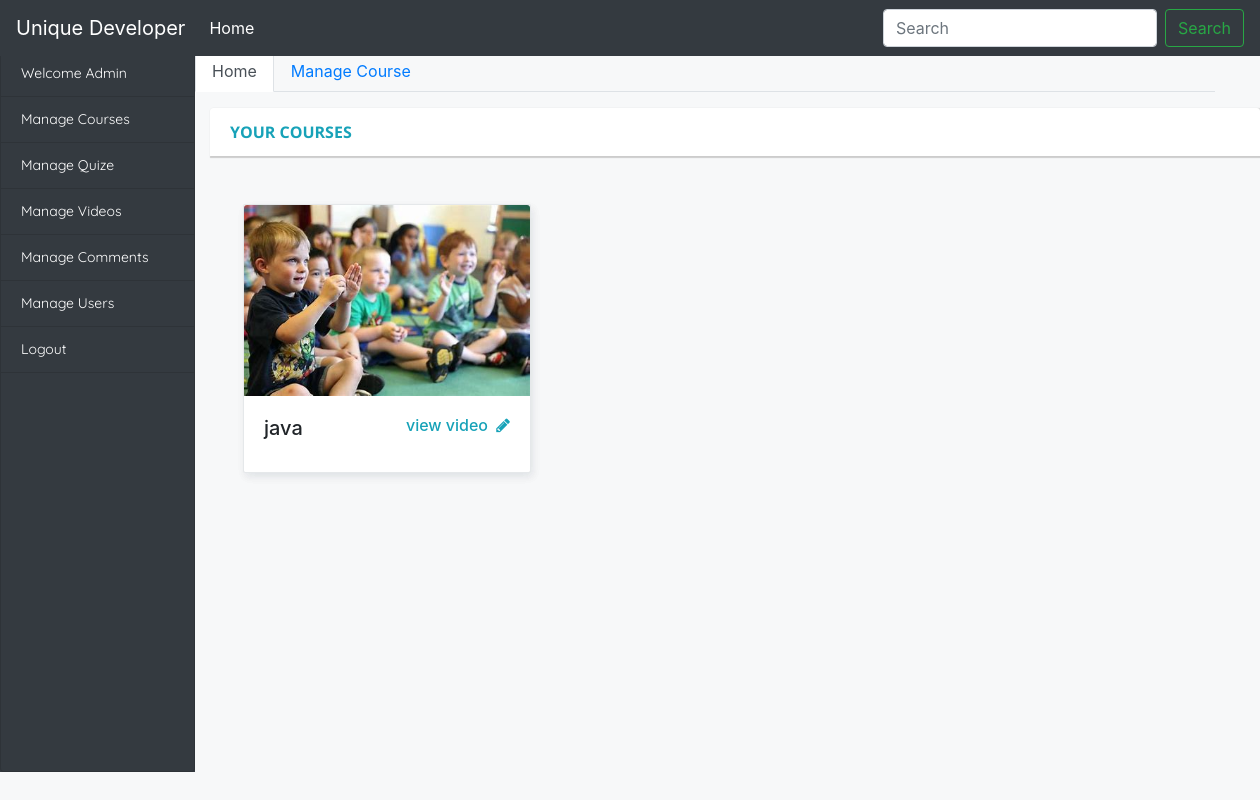
Page /uniquedeveloper/admin/manage_videos/manage_videos.php on the committed database.
### tables this page shows
CREATE TABLE `video_info` (
  `course_id` int(255) NOT NULL,
  `image` varchar(255) NOT NULL,
  `description` varchar(255) NOT NULL,
  `course_name` varchar(255) NOT NULL
);

### uniquedeveloper/admin/classes/manage_videos_class.php (called while the page is built, shortened)
<?php
class manage_videos_class
 {
 	public $host="localhost";
 	public $username="root";
 	public $pass="";
 	public $db_name="uniquedeveloper";
 	public $conn;
 	public $videos_list;
 	public function __construct()
 	{
 		$this->conn=new mysqli($this->host,$this->username,$this->pass,$this->db_name);
 	}
 	public function display_videos()
 	{
 		$query="select * from video_info";
 		$result=$this->conn->query($query);
 		while($row=$result->fetch_array(MYSQLI_ASSOC))
 		{
 			$this->videos_list[]=$row;
 		}
 		return $this->videos_list;
 	}
}
 ?>

### uniquedeveloper/admin/manage_videos/manage_videos.php (the view, shortened to what this page needs)
<?php
include("../classes/manage_videos_class.php");
$videos=new manage_videos_class;
$video=$videos->display_videos();
 ?>
 <!DOCTYPE html>
 <html>
 <head>
  <link rel="stylesheet" href="https://maxcdn.bootstrapcdn.com/bootstrap/4.0.0/css/bootstrap.min.css">
  <link rel="stylesheet" type="text/css" href="https://stackpath.bootstrapcdn.com/font-awesome/4.7.0/css/font-awesome.min.css">
 </head>
 <body onload="">
  <nav class="navbar navbar-expand-lg navbar-light bg-dark fixed-top">
  <a class="navbar-brand text-white" href="#">Unique Developer</a>
  <div class="collapse navbar-collapse" id="navbarSupportedContent">
    <ul class="navbar-nav mr-auto ">
      <li class="nav-item active">
        <a class="nav-link text-white" href="../admin_main.php">Home <span class="sr-only">(current)</span></a>
      </li>
    </ul>
    <form class="form-inline my-2 my-lg-0">
      <input class="form-control mr-sm-2" type="search" placeholder="Search" aria-label="Search">
      <button class="btn btn-outline-success my-2 my-sm-0" type="submit">Search</button>
    </form>
  </div>
</nav>
<div class="container-fluid" style="margin-top: 50px;" >
      <div class="row">
        <div class="col-sm-2 col-md-2 sidebar badge-dark" style="margin:inherit;" id="sidebar" >
         <ul class="list-group text-white sidebar-list">
            <li class="list-group-item  bg-dark "><a href="../admin_main.php">Welcome Admin</a></li>
            <li class="list-group-item bg-dark "><a href="manage_courses/manage_courses.php">Manage Courses</a></li>
            <li class="list-group-item bg-dark"><a href="">Manage Quize</a></li>
            <li class="list-group-item bg-dark"><a href="">Manage Videos</a></li>
            <li class="list-group-item bg-dark"><a href="">Manage Comments</a></li>
            <li class="list-group-item bg-dark"><a href="">Manage Users</a></li>
            <li class="list-group-item bg-dark"><a href="">Logout</a></li>
            <li class="list-group-item bg-dark" style="height: 400px;"></li>
          </ul>
        </div>
  		<div class="col-md-10 ">
<ul class="nav nav-tabs">
  <li class="nav-item">
    <a class="nav-link active" data-toggle="tab" href="#home">Home</a>
  </li>
  <li class="nav-item">
    <a class="nav-link" data-toggle="tab" href="#manage_course">Manage Course</a>
  </li>
</ul>
<div class="tab-content">
  <div class="tab-pane container active" id="home">
<div class="card-header mt-3 mr-5 bg-white text-info border-0 shadow card1" style="width: 1050px; box-shadow: 1px 1px 1px 1px #ccc"><b>YOUR COURSES</b></div><br>
<div class="row">
<?php foreach ($video as $video_list)
 {
	?>
  		<div class="card ml-5 mt-4" style="width: 18rem;">
  <img class="card-img-top" src="<?php echo $video_list['image'] ?>" alt="Card image cap">
  <div class="card-body">
    <h5 class="card-title"><?php echo $video_list['course_name']; ?> <a href="edit_videos.php?course_name=<?php echo $video_list['course_name']; ?>" class="h6 text-info float-right">view video <i class="fa fa-pencil ml-1"></i></a></h5>
  </div>
</div>
<?php } ?>
</div>
</div>
</div>
  		</div>
</div>
</div>
 </body>
 </html>

### uniquedeveloper/admin/manage_videos/manage_videos.php (style rules this page uses)
.sidebar-list { margin-right: -15px; font-family: 'Quicksand', sans-serif; font-size: 14px }
.sidebar-list li a { color:white; text-decoration: none; }
.card1 { font-family: 'Open Sans', sans-serif; }
body { background-color: #f7f8f9; }
.card { background-color: #ffffff; border: 1px solid rgba(0, 34, 51, 0.1); box-shadow: 2px 4px 10px 0 rgba(0, 34, 51, 0.05), 2px 4px 10px 0 rgba(0, 34, 51, 0.05); border-radius: 0.15rem; }

### rows in the picture
video_info: image (picture), course_name "java"
